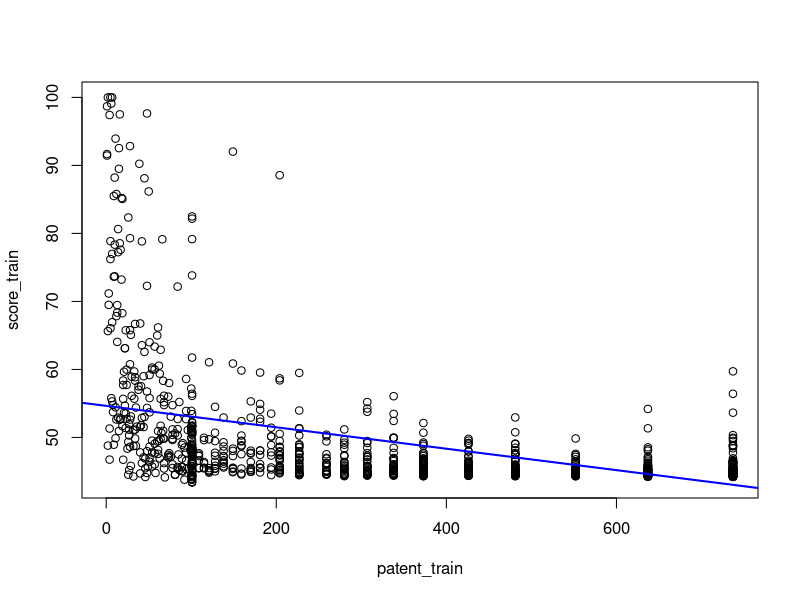
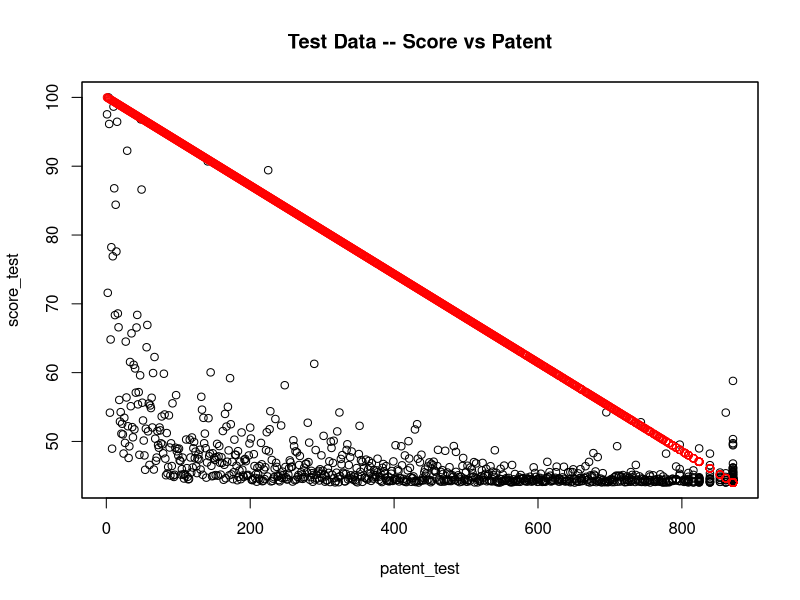
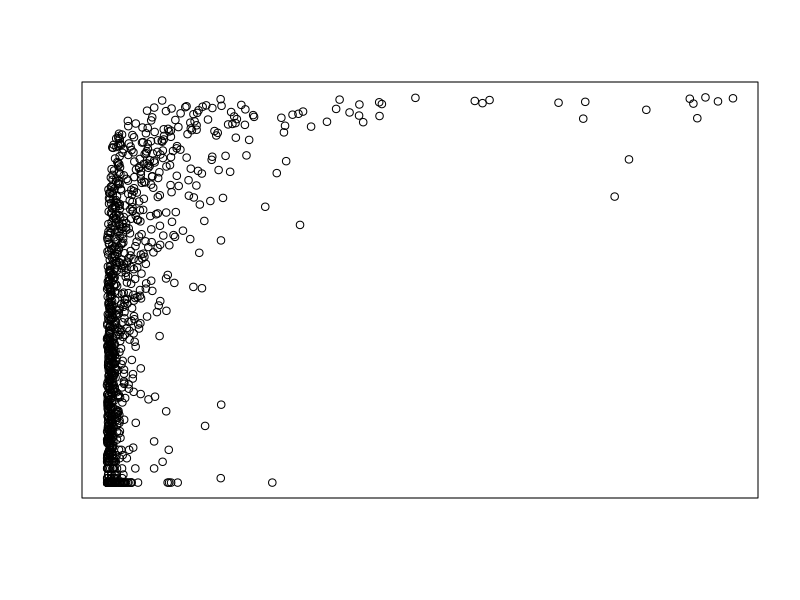
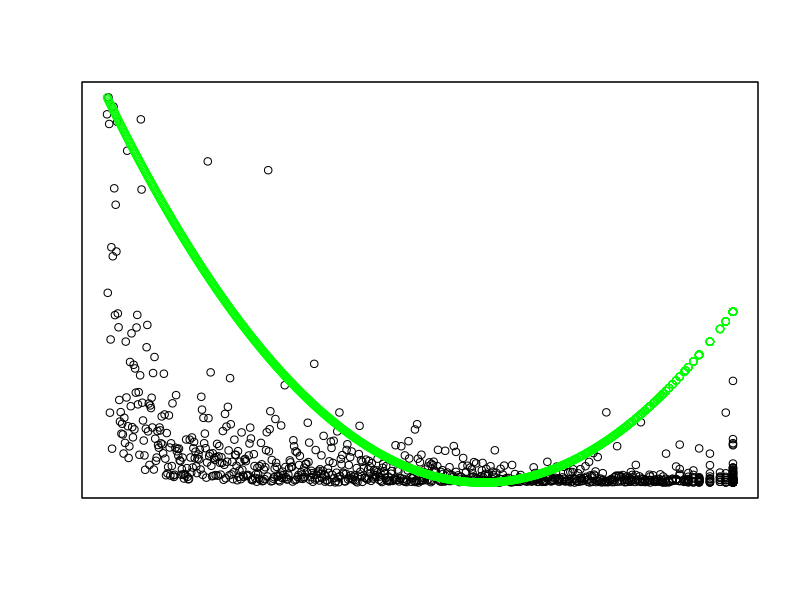
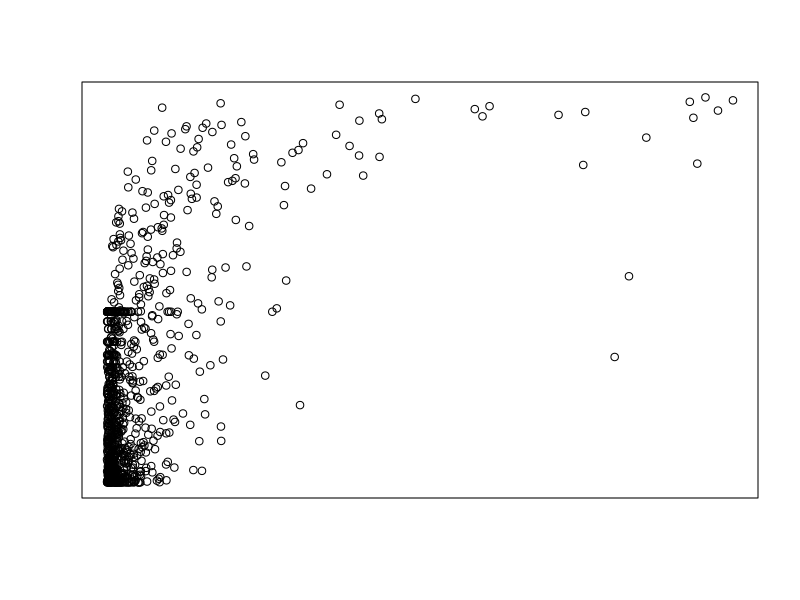

Write the R code that produced these figures, in order.
## ---- chunk 1
traindata = read.csv(file="universityrank_training.csv", header=TRUE)
head(traindata)
## ---- chunk 2
patent_train = traindata$patents
score_train = traindata$score
## ---- chunk 3
linear_train = lm(score_train ~ patent_train)
summary(linear_train)

plot(patent_train,score_train)
abline(linear_train, col="blue", lwd=2)
## ---- chunk 4
# First define a new variable which is the squared value of patent_train (introduced above)
patent_train_squared = patent_train ^ 2

# Next derive the quadratic regression model.  You may want to call it quad_train.
quad_train = lm(score_train ~ patent_train + patent_train_squared)

# Publish the summary statistics
summary(quad_train)
## ---- chunk 5
testdata = read.csv("universityrank_testing.csv", header=TRUE)
head(testdata)
## ---- chunk 6
patent_test = testdata$patents
score_test = testdata$score
## ---- chunk 7
# Calculate the predicted test data score 
score_predict1 = coef(linear_train)[1] + coef(linear_train)[2]*patent_test
## ---- chunk 8
# Plot the actual values for patent and score as observed in the testing data set
plot(patent_test, score_test, main='Test Data -- Score vs Patent')
# Overlay the predicted values as calculated from the linear model and derived using the training model
par(new=TRUE, xaxt="n", yaxt="n", ann=FALSE)
# The red color is used to distinguish the predicted values which, because of the linear model, will fit exactly a line
plot(patent_test, score_predict1, col="red")
## ---- chunk 9
#Plot predicted values from the linear model versus actual values form the test data
plot(score_test, score_predict1, xlab='Actual', ylab='Predict', main='Linear Model -- Predict vs Actual Test')
## ---- chunk 10
#Calculate RMSE for Linear Model
error1 = sum((score_predict1 - score_test)^2)/length(score_test)
rmse1 = sqrt(error1)
rmse1
## ---- chunk 11
# Calculate the predicted score_predict2 using the non-linear quadratic model as applied to the actual patent values in the testing data
score_predict2 = coef(quad_train)[1] + coef(quad_train)[2]*patent_test + coef(quad_train)[3]*(patent_test ^ 2)
## ---- chunk 12
# Plot the actual values for patent and score as observed in the testing data set
plot(patent_test, score_test, main='Test Data -- Score vs Patent')

# Overlay the predicted values score_predict2 as calculated from the quadratic model using the training model. 
par(new=TRUE, xaxt="n", yaxt="n", ann=FALSE)

# The green color is used to distinguish the predicted values which, because of the quadratic model, will in this case will fit exactly a parabola
plot(patent_test, score_predict2, col="green")
## ---- chunk 13
#Plot the predicted values form the quadratic model versus the actual values from the test data
plot(score_test, score_predict2, xlab='Actual', ylab='Predict', main='Quadratic Model -- Predict vs Actual Test')
## ---- chunk 14
#Calculate RMSE for Quadratic Model
error2 = sum((score_predict2 - score_test)^2)/length(score_test)
rmse2 = sqrt(error2)
rmse2
